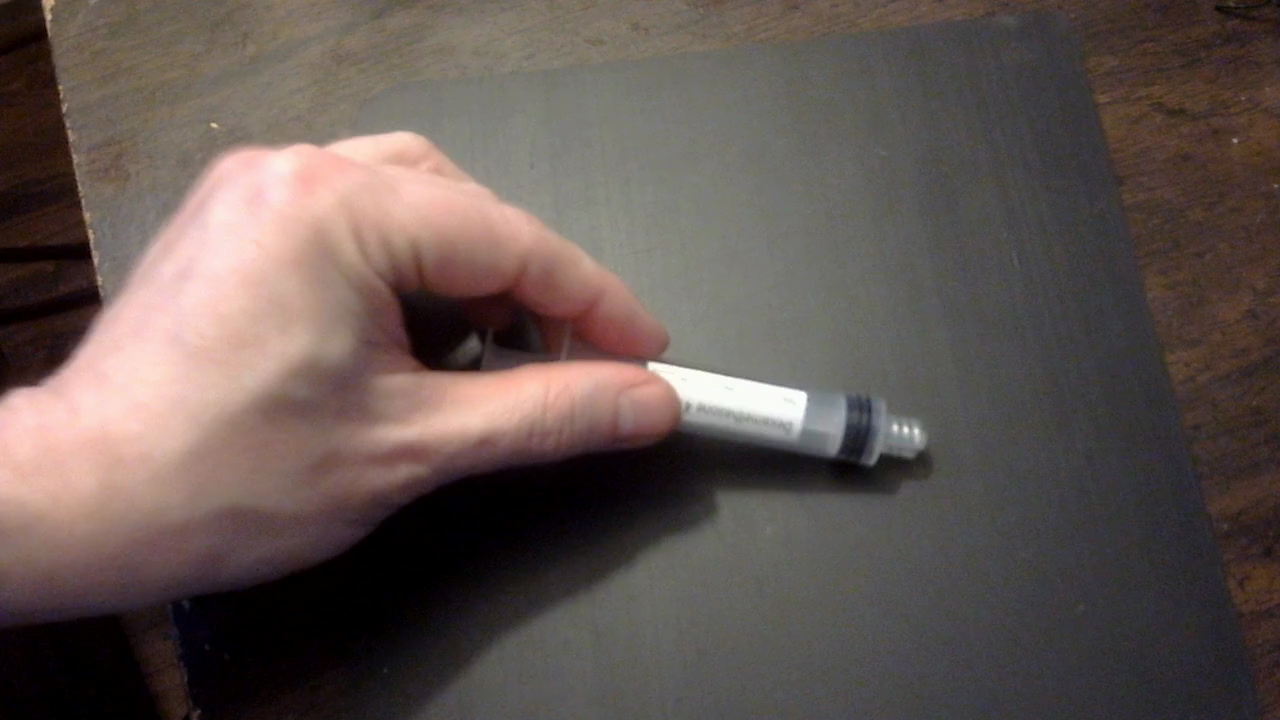
#> input picture skeletal/48.png, 1280 x 720 px
$ python -i ColorIdentifier.py   (imports and definitions only)
#> lines starting #> are read from the running program, lines starting #| are printed output that depends on the picture; after the words box and inside, x2 and y2 are one past the last pixel; in counts of white or black regions, pixels touching at a corner belong together
#> further down, picture is the input picture: shape (720, 1280, 3); mean B, G, R 81.3, 85.6, 97.8
import cv2
import numpy as np
from sklearn.cluster import KMeans
from matplotlib import pyplot as plt

class ColorIdentifier:
    def __init__(self):
        # Define the colors to recognize
        self.colors = {
            'orange': [255, 128, 0],
            'white': [255, 255, 255],
            'pink': [220, 200, 200],
            'yellow': [255, 255, 0],
        }
        self.colors_hsv = {
            'orange': [120, 165, 225],
            'white': [50, 0, 235],
            'pink': [150, 20, 225],
            'yellow': [85, 155, 240]
        }
        self.syringe_colors = None


    def get_color(self, img):
        # Convert input image from BGR to HSV color space
        no_syringe = self.get_syringe_color(img)
        cv2.imshow("no_syringe", no_syringe)
        bgr = cv2.cvtColor(no_syringe, cv2.COLOR_HSV2BGR)

        unique_colors = np.unique(bgr.reshape(-1, bgr.shape[-1]), axis=0)

        avg_color = np.mean(unique_colors, axis=0)

        return avg_color


    # [18 lines left out: functions get_color_name, get_color_name_hsv, not called in this run]


    def get_syringe_color(self, img):
        # Convert BGR to HSV color space
        hsv = cv2.cvtColor(img, cv2.COLOR_BGR2HSV)
#> hsv: shape (720, 1280, 3); mean H, S, V 50.8, 59.1, 98.5

        # Calculate the histogram of the Hue channel
        hist = cv2.calcHist([hsv], [0], None, [180], [0, 180])
#> hist = 180 values, max 74335 at index 0, min 0 at index 31, mean 5120

        # Find the bin with the highest frequency
        max_bin = np.argmax(hist)
#> max_bin = 0

        # Define a lower and upper threshold based on the most common color
        lower = np.array([max_bin - 150, 10, 10])
#> lower = [-150, 10, 10]
        upper = np.array([max_bin + 150, 255, 255])
#> upper = [150, 255, 255]

        # Create a binary mask using the thresholded Hue channel
        mask = cv2.inRange(hsv, lower, upper)
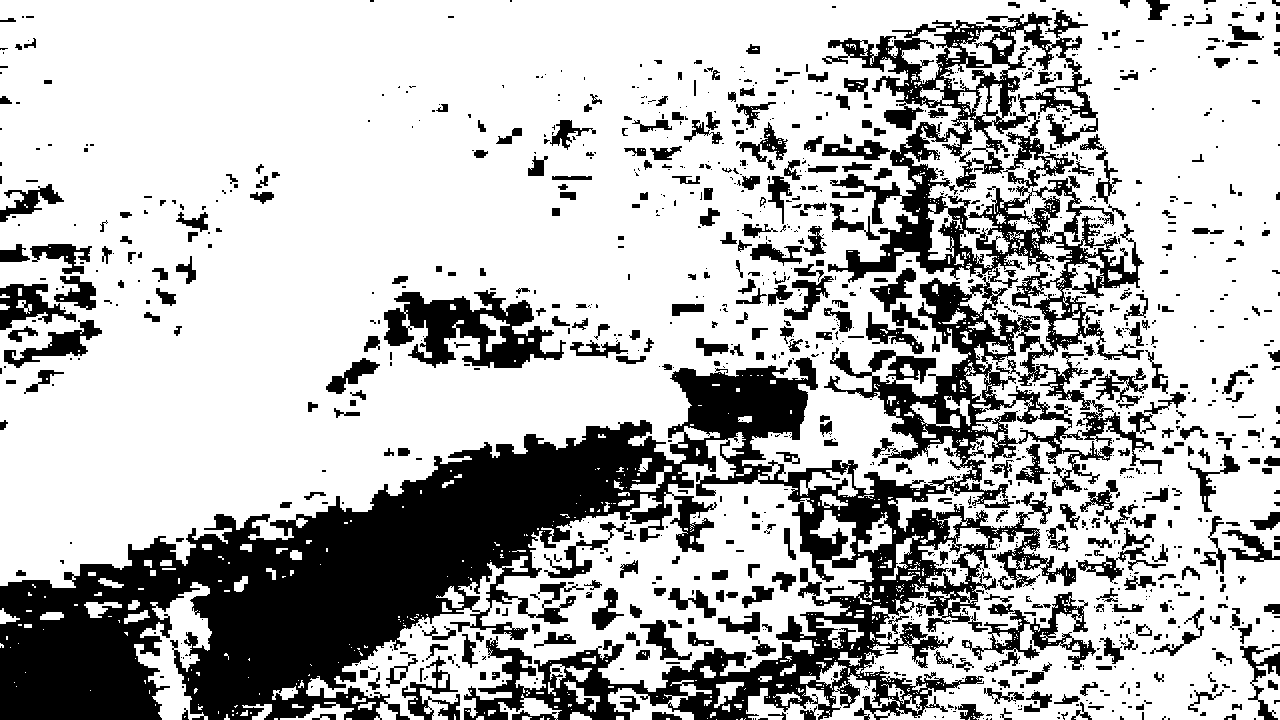
#> mask: shape (720, 1280); 72% white; 1272 black regions (822 under 20 px), largest, box (x1, y1, x2, y2) and area: (0, 10, 1162, 720) 187506, (384, 290, 566, 368) 7220, (962, 592, 1096, 670) 2776

        # Apply the mask to the original image to extract the region of interest
        result = cv2.bitwise_and(img, img, mask=mask)
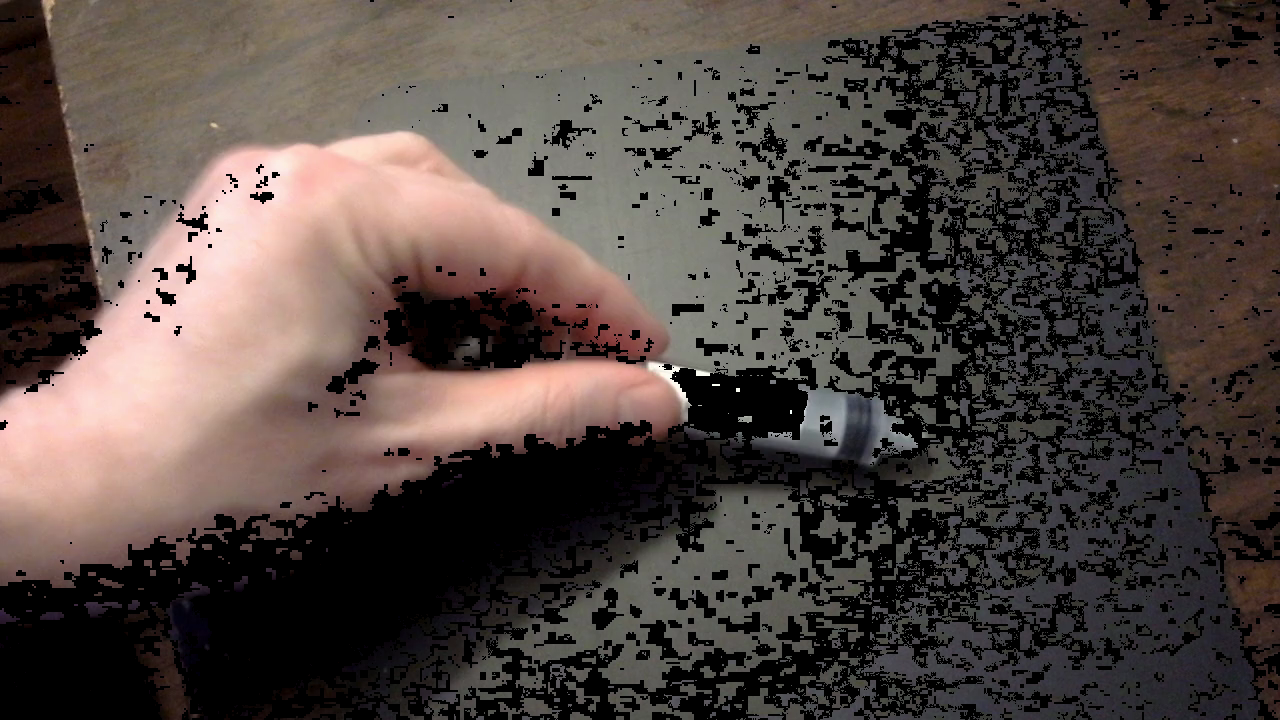
#> result: shape (720, 1280, 3); mean B, G, R 65.4, 69.9, 80.6

        return result
    # [129 lines left out: functions get_syringe_colorChatGPT, adaptive_gaussian_threshold, get_k_means_cluster, is_gray, kmeans_ignore_gray, not called in this run]


>>> import cv2
>>> picture = cv2.imread('48.png')
>>> result = ColorIdentifier().get_color(picture)
#> in get_color, `bgr = cv2.cvtColor(no_syringe, cv2.COLOR_HSV2BGR)`:
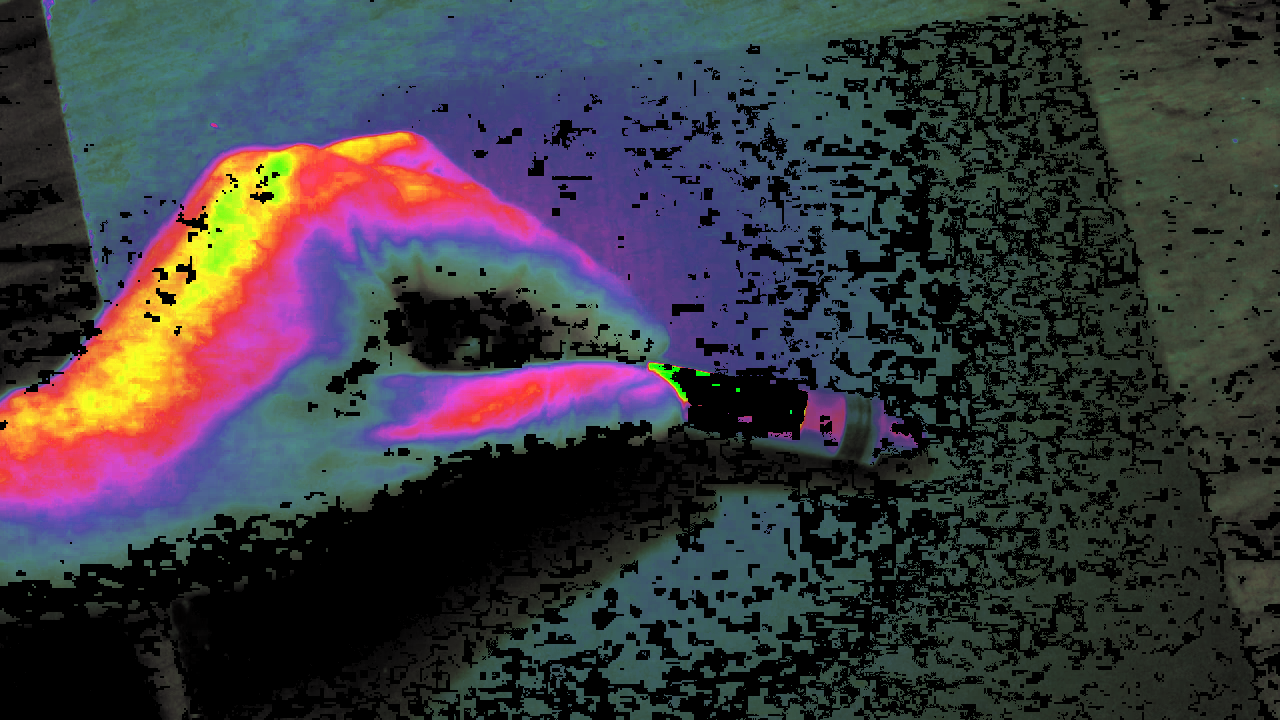
#> bgr: shape (720, 1280, 3); mean B, G, R 64, 58.6, 60.1
#> in get_color, `avg_color = np.mean(unique_colors, axis=0)`: avg_color = [111.8, 92.25, 112.9]
#> result = [111.8, 92.25, 112.9]

$ run again, on skeletal/56.png
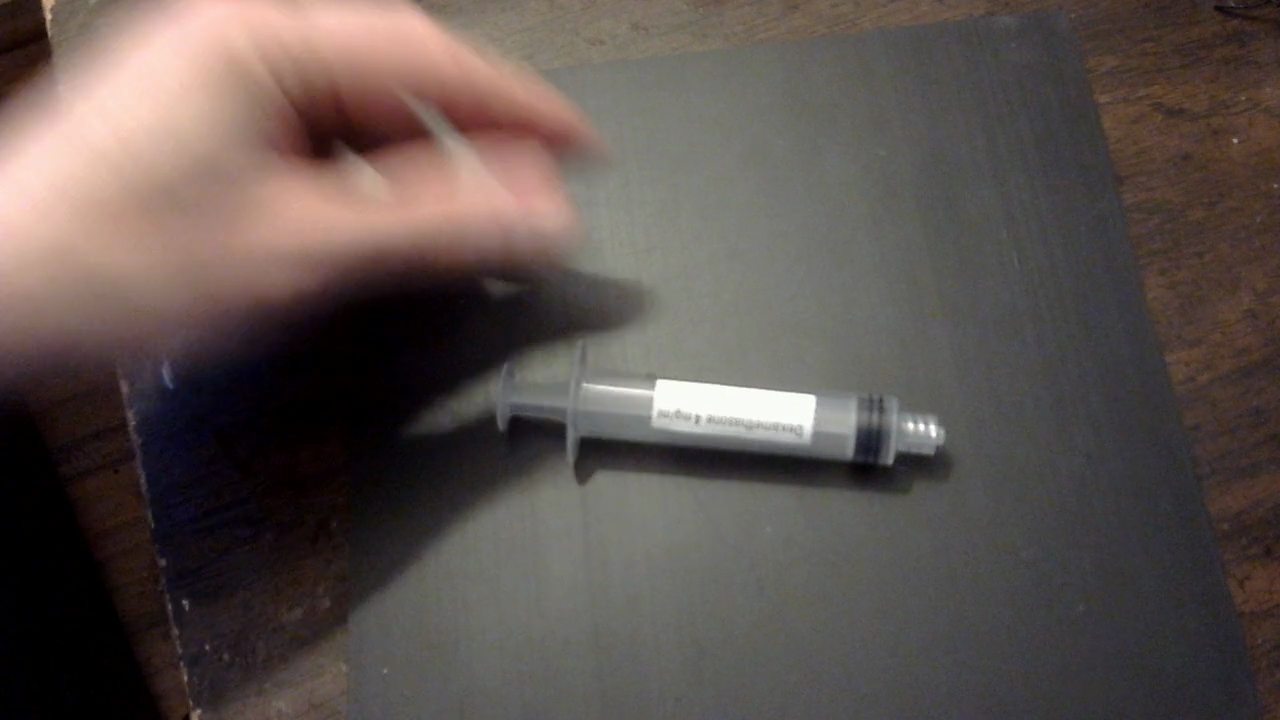
#> input picture skeletal/56.png, 1280 x 720 px
#> picture is the input picture: shape (720, 1280, 3); mean B, G, R 78, 81.9, 91.9
#> hsv: shape (720, 1280, 3); mean H, S, V 53.6, 56.6, 92.9
#> hist = 180 values, max 69757 at index 0, min 0 at index 27, mean 5120
#> max_bin = 0
#> lower = [-150, 10, 10]
#> upper = [150, 255, 255]
#> in get_syringe_color, `mask = cv2.inRange(hsv, lower, upper)`:
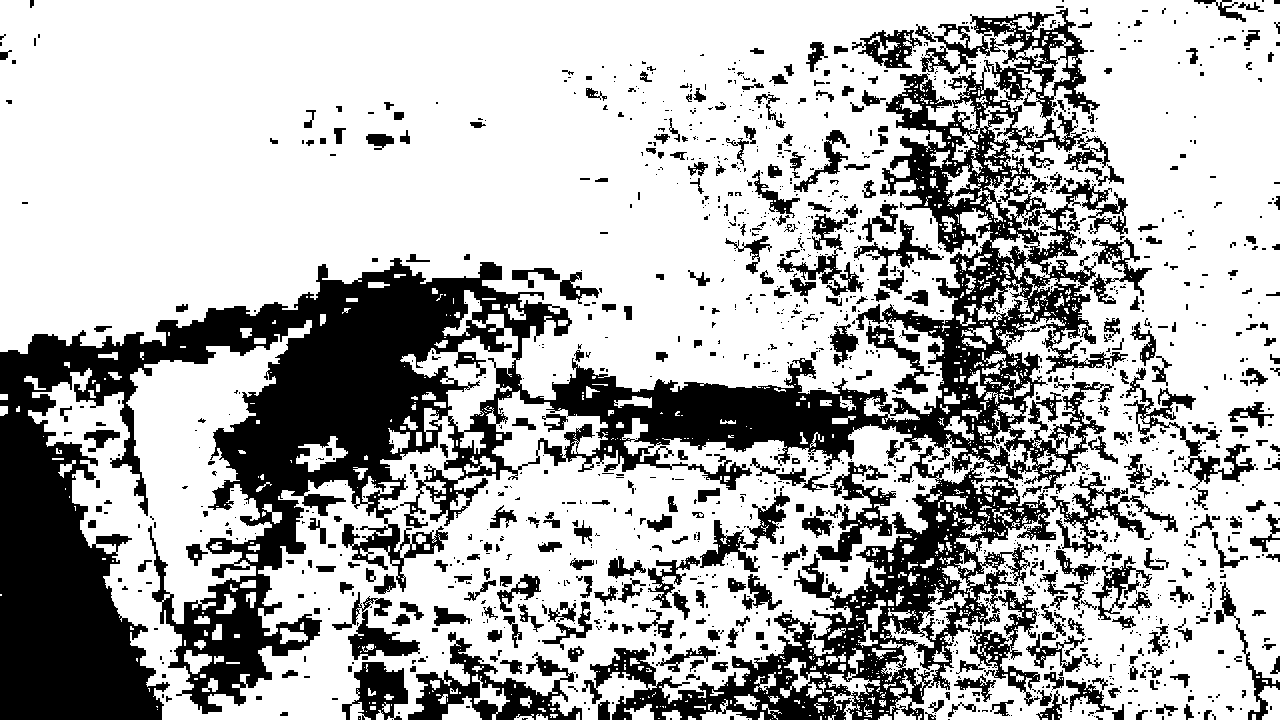
#> mask: shape (720, 1280); 70.2% white; 1523 black regions (1119 under 20 px), largest, box (x1, y1, x2, y2) and area: (0, 8, 1128, 720) 204992, (408, 632, 582, 720) 5269, (1124, 368, 1256, 510) 2554
#> in get_color, `bgr = cv2.cvtColor(no_syringe, cv2.COLOR_HSV2BGR)`:
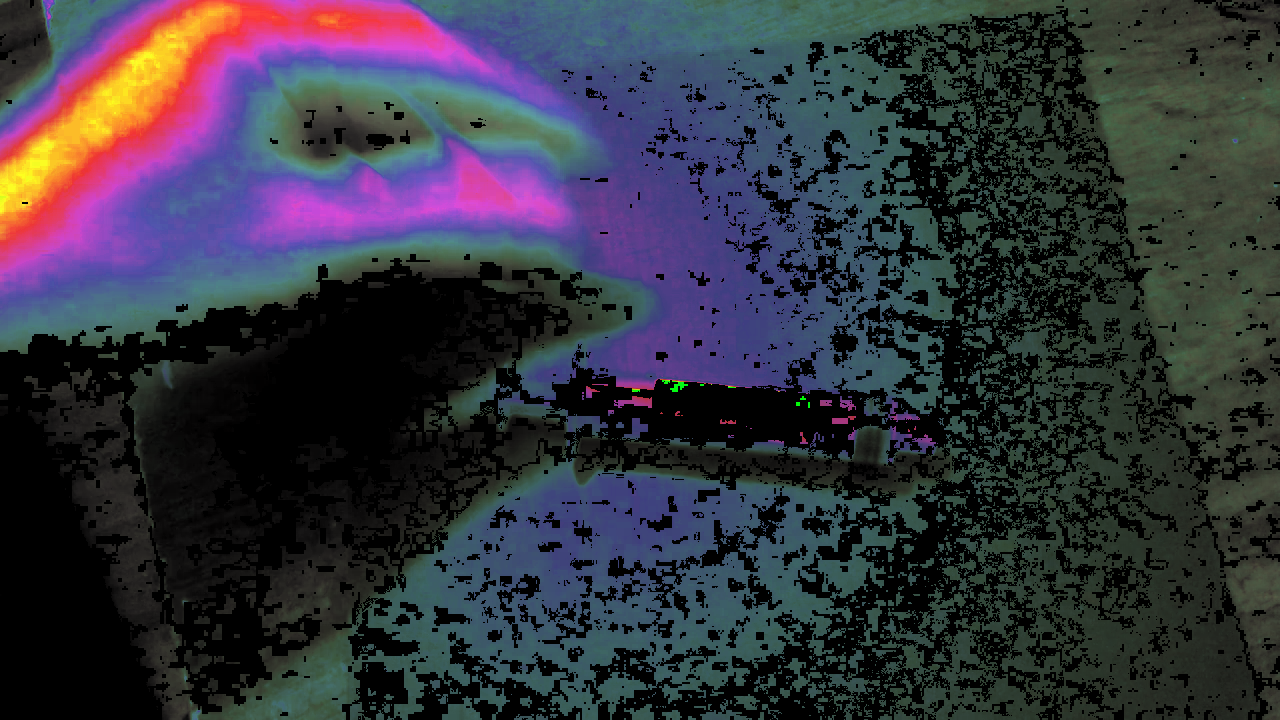
#> bgr: shape (720, 1280, 3); mean B, G, R 62.5, 52.3, 52.6
#> avg_color = [109.9, 89.03, 100]
